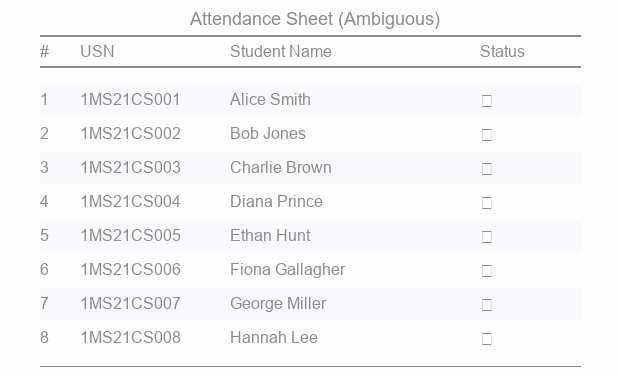
#> input picture data/photos/sheet_ambiguous.jpg, 620 x 376 px; its folder holds only this picture in this run
$ python -i read_photo_tool.py   (imports and definitions only)
#> lines starting #> are read from the running program, lines starting #| are printed output that depends on the picture; after the words box and inside, x2 and y2 are one past the last pixel; in counts of white or black regions, pixels touching at a corner belong together
"""Tool for extracting attendance records from a photo of an attendance sheet.

Pipeline:
  1. Load & clean the image with OpenCV (grayscale, denoise, deskew, adaptive threshold).
  2. Send the cleaned image to a vision LLM (Google Gemini) with a strict JSON prompt.
  3. Parse and validate the returned JSON rows (usn, name, status, confidence).
  4. If the LLM call fails or returns malformed JSON, fall back to EasyOCR text extraction.

Environment variables required (add to .env):
  GEMINI_API_KEY   - Google AI Studio API key for Gemini vision model.

Optional environment variables:
  PHOTO_LLM_MODEL  - Gemini model to use (default: gemini-2.0-flash).
  PHOTO_MIN_CONFIDENCE - Minimum confidence threshold to keep a row (default: 0.5).
  PHOTO_OCR_GPU    - Set to "1" to enable EasyOCR GPU acceleration (default: 0).
"""

from __future__ import annotations

import base64
import json
import logging
import math
import os
import re
import warnings
from dataclasses import dataclass, field
from enum import Enum
from pathlib import Path
from typing import Any, Dict, List, Optional, Tuple

import cv2
import numpy as np
from PIL import Image

logger = logging.getLogger(__name__)

# ---------------------------------------------------------------------------
# Constants
# ---------------------------------------------------------------------------

VALID_STATUSES = {"PRESENT", "ABSENT", "PENDING", "UNREVIEWED"}

STATUS_ALIASES: Dict[str, str] = {
    "present": "PRESENT",
    "p": "PRESENT",
    "1": "PRESENT",
    "yes": "PRESENT",
    "true": "PRESENT",
    "absent": "ABSENT",
    "a": "ABSENT",
    "0": "ABSENT",
    "no": "ABSENT",
    "false": "ABSENT",
    "pending": "PENDING",
    "unreviewed": "UNREVIEWED",
    "ambiguous": "UNREVIEWED",
    "?": "UNREVIEWED",
}

# Strict prompt telling the vision LLM exactly what to return.
VISION_PROMPT = """You are an OCR assistant processing an attendance sheet photograph.
Your task is to extract each student's attendance row.

Return a valid JSON array — nothing else, no markdown fences, no commentary.
Each element must have EXACTLY these keys:
  "usn"        : string — the student roll number / USN (e.g. "1MS21CS042")
  "name"       : string — the student's full name as written on the sheet
  "status"     : string — one of: "PRESENT", "ABSENT", "PENDING", "UNREVIEWED"
                  Use "PENDING" if the cell is blank/missing.
                  Use "UNREVIEWED" if the status mark is ambiguous or illegible.
  "confidence" : float between 0.0 and 1.0 — your confidence in this row's accuracy.
                  Set < 0.70 for any row where handwriting was difficult to read.

Rules:
- If a cell is empty, null, or illegible → use "PENDING" or "UNREVIEWED" accordingly.
- Do NOT default blank attendance to "ABSENT".
- Return ONLY the JSON array. Example:
[
  {"usn": "1MS21CS001", "name": "Alice Smith",   "status": "PRESENT",    "confidence": 0.97},
  {"usn": "1MS21CS002", "name": "Bob Jones",     "status": "ABSENT",     "confidence": 0.95},
  {"usn": "1MS21CS003", "name": "Charlie Brown", "status": "UNREVIEWED", "confidence": 0.48}
]"""

DEFAULT_MODEL = "gemini-2.0-flash"
DEFAULT_MIN_CONFIDENCE = 0.5


# ---------------------------------------------------------------------------
# Dataclasses
# ---------------------------------------------------------------------------

class ExtractionSource(str, Enum):
    LLM = "llm"
    OCR_FALLBACK = "ocr_fallback"


@dataclass
class PhotoRow:
    """One extracted row from an attendance sheet photo."""
    usn: str
    name: str
    status: str
    confidence: float
    source: ExtractionSource
    raw: Dict[str, Any] = field(default_factory=dict)

    # [8 lines left out: function to_dict, not called in this run]


@dataclass
class PhotoExtractionResult:
    """Full result from read_photo_tool."""
    image_path: str
    rows: List[PhotoRow]
    source: ExtractionSource
    warnings: List[str] = field(default_factory=list)
    raw_llm_response: Optional[str] = None
    error: Optional[str] = None

    @property
    def valid_rows(self) -> List[PhotoRow]:
        return [r for r in self.rows if r.status != "UNREVIEWED" or r.confidence >= DEFAULT_MIN_CONFIDENCE]

    # [9 lines left out: function to_dict, not called in this run]


# ---------------------------------------------------------------------------
# Image Preprocessing
# ---------------------------------------------------------------------------

def preprocess_image(image_path: str | Path) -> np.ndarray:
    """
    Load and clean an attendance sheet image for best OCR / vision LLM accuracy.

    Steps:
      1. Load with OpenCV preserving colour (for LLM) and make a grayscale copy.
      2. Denoise (fastNlMeansDenoising).
      3. Deskew by detecting the dominant rotation angle from Hough lines.
      4. Apply adaptive thresholding on the grayscale copy to sharpen text.
      5. Return (RGB colour image for the vision LLM, thresholded grayscale for
         the OCR fallback).
    """
    path = Path(image_path)
    if not path.exists():
        raise FileNotFoundError(f"Image not found: {image_path}")

    bgr = cv2.imread(str(path))
    if bgr is None:
        raise ValueError(f"OpenCV could not decode image: {image_path}")

    # --- Denoise ---
    gray = cv2.cvtColor(bgr, cv2.COLOR_BGR2GRAY)
    denoised = cv2.fastNlMeansDenoising(gray, h=10, templateWindowSize=7, searchWindowSize=21)

    # --- Deskew ---
    angle = _detect_skew_angle(denoised)
    if abs(angle) > 0.5:
        bgr = _rotate_image(bgr, angle)
        denoised = _rotate_image(denoised, angle)

    # --- Adaptive threshold (for OCR fallback preview) ---
    thresh = cv2.adaptiveThreshold(
        denoised, 255,
        cv2.ADAPTIVE_THRESH_GAUSSIAN_C,
        cv2.THRESH_BINARY, 21, 10,
    )

    # Return RGB colour (best for LLM; thresh stored separately for OCR fallback)
    rgb = cv2.cvtColor(bgr, cv2.COLOR_BGR2RGB)
    return rgb, thresh


def _detect_skew_angle(gray: np.ndarray) -> float:
    """Estimate document skew angle using Hough line detection."""
    try:
        edges = cv2.Canny(gray, 50, 150, apertureSize=3)
        lines = cv2.HoughLines(edges, 1, np.pi / 180, threshold=100)
        if lines is None or len(lines) < 5:
            return 0.0
        angles = []
        for line in lines[:50]:
            theta = line[0][1]
            angle = math.degrees(theta) - 90.0
            if abs(angle) < 45:
                angles.append(angle)
        return float(np.median(angles)) if angles else 0.0
    except Exception:
        return 0.0


# [140 lines left out: functions _rotate_image, _image_to_base64, _normalize_status, _validate_confidence, _parse_and_validate_json, _call_gemini, not called in this run]


# ---------------------------------------------------------------------------
# OCR Fallback Backend (EasyOCR)
# ---------------------------------------------------------------------------

_EASYOCR_READER = None  # lazy singleton to avoid heavy import at module load


def _get_easyocr_reader(gpu: bool = False):
    """Lazily initialise the EasyOCR reader (expensive one-time cost)."""
    global _EASYOCR_READER
    if _EASYOCR_READER is None:
        try:
            import easyocr  # lazy import; optional dep
        except ImportError as exc:
            raise RuntimeError(
                "easyocr package not installed. "
                "Run: pip install easyocr"
            ) from exc
        _EASYOCR_READER = easyocr.Reader(["en"], gpu=gpu, verbose=False)
    return _EASYOCR_READER


# Known USN pattern: digits, letters, digits (e.g. 1MS21CS042, 4SF22IS010)
_USN_PATTERN = re.compile(r"\b\d[A-Z]{2}\d{2}[A-Z]{2}\d{3}\b", re.IGNORECASE)
# Tick / cross / presence marks
_TICK_PATTERN = re.compile(r"[✓✔√☑Pp1]", re.UNICODE)
_CROSS_PATTERN = re.compile(r"[✗✘Xx0]", re.UNICODE)


def _ocr_fallback(thresh: np.ndarray, min_confidence: float, warn: List[str]) -> List[PhotoRow]:
    """
    Run EasyOCR on the thresholded image and heuristically reconstruct rows.

    Strategy:
    - Detect all text bounding boxes sorted by (y, x).
    - Cluster adjacent detections as rows using a vertical tolerance.
    - Per row: first USN-shaped token → USN, other long tokens → name,
      tick/cross marks → status.
    - Rows without a USN are skipped with a warning.
    """
    gpu = os.getenv("PHOTO_OCR_GPU", "0") == "1"
    reader = _get_easyocr_reader(gpu=gpu)

    # EasyOCR returns list of ([bbox_coords], text, prob)
    results = reader.readtext(thresh, detail=1, paragraph=False)
    if not results:
        warn.append("OCR fallback: EasyOCR returned no text detections.")
        return []

    # Sort detections top-to-bottom then left-to-right
    def _top_left_y(det):
        bbox = det[0]
        return (min(p[1] for p in bbox), min(p[0] for p in bbox))

    detections = sorted(results, key=_top_left_y)

    # Cluster into rows by y-coordinate tolerance
    row_clusters: List[List] = []
    current_cluster: List = []
    last_y: Optional[float] = None
    y_tolerance = 20  # pixels

    for det in detections:
        bbox, text, prob = det
        mid_y = sum(p[1] for p in bbox) / len(bbox)
        if last_y is None or abs(mid_y - last_y) <= y_tolerance:
            current_cluster.append((bbox, text.strip(), float(prob)))
            if last_y is None:
                last_y = mid_y
            else:
                last_y = (last_y + mid_y) / 2
        else:
            if current_cluster:
                row_clusters.append(current_cluster)
            current_cluster = [(bbox, text.strip(), float(prob))]
            last_y = mid_y

    if current_cluster:
        row_clusters.append(current_cluster)

    rows: List[PhotoRow] = []
    for cluster in row_clusters:
        texts = [(t, p) for _, t, p in cluster]
        all_text = " ".join(t for t, _ in texts)
        avg_prob = sum(p for _, p in texts) / max(len(texts), 1)

        # Find USN
        usn_match = _USN_PATTERN.search(all_text)
        if not usn_match:
            continue  # no USN → skip this cluster
        usn = usn_match.group(0).upper()

        # Build name from tokens that are not USN, not status marks
        non_usn = all_text.replace(usn_match.group(0), "").strip()
        # Remove tick/cross characters before name extraction
        name_tokens = [
            tok for tok in non_usn.split()
            if not _TICK_PATTERN.fullmatch(tok) and not _CROSS_PATTERN.fullmatch(tok)
            and len(tok) > 1 and not _USN_PATTERN.match(tok)
        ]
        name = " ".join(name_tokens).title().strip() or ""

        # Determine status from tokens not part of USN or student name
        status_candidate_text = non_usn
        for tok in name_tokens:
            status_candidate_text = re.sub(rf"\b{re.escape(tok)}\b", "", status_candidate_text, flags=re.IGNORECASE)
        status_candidate_text = status_candidate_text.strip()

        if _TICK_PATTERN.search(status_candidate_text):
            status = "PRESENT"
        elif _CROSS_PATTERN.search(status_candidate_text):
            status = "ABSENT"
        elif avg_prob < 0.5:
            status = "UNREVIEWED"
        else:
            status = "PENDING"

        confidence = _validate_confidence(avg_prob)
        if confidence < min_confidence and status != "PENDING":
            warn.append(
                f"OCR fallback: USN={usn} confidence {confidence:.2f} < threshold {min_confidence:.2f}; "
                "status overridden to UNREVIEWED."
            )
            status = "UNREVIEWED"

        rows.append(PhotoRow(
            usn=usn,
            name=name,
            status=status,
            confidence=confidence,
            source=ExtractionSource.OCR_FALLBACK,
        ))

    return rows


# ---------------------------------------------------------------------------
# Public API
# ---------------------------------------------------------------------------

def read_photo_tool(
    image_path: str | Path,
    api_key: Optional[str] = None,
    model: Optional[str] = None,
    min_confidence: Optional[float] = None,
    force_ocr: bool = False,
) -> PhotoExtractionResult:
    """
    Extract attendance rows from a photo of a handwritten / printed attendance sheet.

    Args:
        image_path:     Path to the input image (JPEG, PNG, BMP, etc.).
        api_key:        Google Gemini API key. Falls back to GEMINI_API_KEY env var.
        model:          Gemini model name. Falls back to PHOTO_LLM_MODEL env var or
                        'gemini-2.0-flash'.
        min_confidence: Rows below this threshold are forced to UNREVIEWED.
                        Falls back to PHOTO_MIN_CONFIDENCE env var or 0.5.
        force_ocr:      Skip LLM entirely and go straight to EasyOCR (useful for tests
                        or when no API key is available).

    Returns:
        PhotoExtractionResult with a list of PhotoRow objects.

    Raises:
        FileNotFoundError: if image_path does not exist.
        ValueError:        if the image cannot be decoded.
    """
    image_path = str(image_path)
    resolved_key = api_key or os.getenv("GEMINI_API_KEY", "")
    resolved_model = model or os.getenv("PHOTO_LLM_MODEL", DEFAULT_MODEL)
    # AUDIT FIX (L-8): use an explicit None check — 0.0 is a valid threshold and
    # must not be silently replaced by the environment/default value because it
    # is falsy.
    if min_confidence is None:
        min_confidence = float(os.getenv("PHOTO_MIN_CONFIDENCE", str(DEFAULT_MIN_CONFIDENCE)))
    resolved_min_conf = float(min_confidence)
    warn: List[str] = []

    # Step 1: Preprocess
    try:
        rgb, thresh = preprocess_image(image_path)
#> in preprocess_image, bgr is the input picture: shape (376, 620, 3); mean B, G, R 248.8, 247.5, 247.7
#> in _detect_skew_angle, `edges = cv2.Canny(gray, 50, 150, apertureSize=3)`:
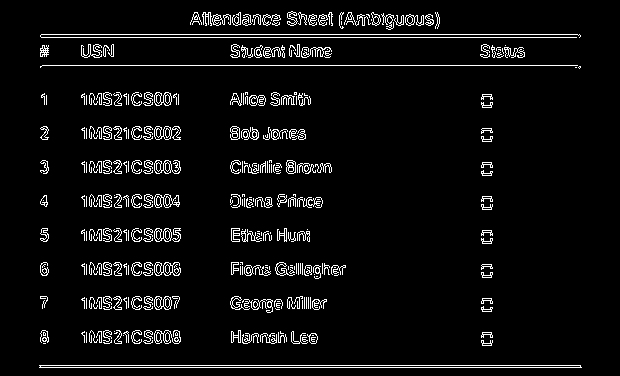
#> edges: shape (376, 620); 5.6% white in thin lines or dots, all inside (x1, y1, x2, y2) = (39, 11, 582, 368)
#> in _detect_skew_angle, `lines = cv2.HoughLines(edges, 1, np.pi / 180, threshold=100)`: lines = 21 rows, first 8: [367, 1.57], [365, 1.57], [34, 1.57], [37, 1.57], [65, 1.57], [41, 1.55], [31, 1.59], [369, 1.55]
#> the loop in _detect_skew_angle, `for line in lines[:50]:` made 21 passes
#> (line, theta, angle) on passes 1 to 12: ([[367, 1.57]], 1.57, 2.5e-06), ([[365, 1.57]], 1.57, 2.5e-06), ([[34, 1.57]], 1.57, 2.5e-06), ([[37, 1.57]], 1.57, 2.5e-06), ([[65, 1.57]], 1.57, 2.5e-06), ([[41, 1.55]], 1.55, -1), ([[31, 1.59]], 1.59, 1), ([[369, 1.55]], 1.55, -1), ([[371, 1.55]], 1.55, -1), ([[373, 1.55]], 1.55, -1), ([[28, 1.59]], 1.59, 1), ([[358, 1.59]], 1.59, 1)
#> after the loop in _detect_skew_angle, `for line in lines[:50]:`: angles = [2.5e-06, 2.5e-06, 2.5e-06, 2.5e-06, 2.5e-06, -1, 1, -1, -1, -1, 1, 1, 1, 1, -1, 2.5e-06, 2.5e-06, 2.5e-06, 2, 2]
#> in preprocess_image, `angle = _detect_skew_angle(denoised)`: angle = 2.5e-06
#> in preprocess_image, `thresh = cv2.adaptiveThreshold( denoised, 255, cv2.ADAPTIVE_THRESH_GAU..`:
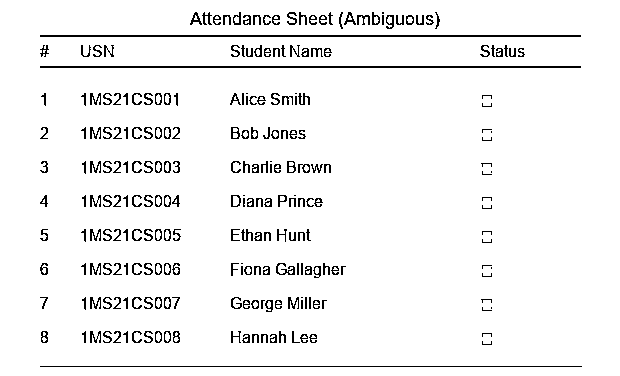
#> thresh: shape (376, 620); 94.9% white; black in thin lines or dots, all inside (x1, y1, x2, y2) = (40, 12, 582, 367)
    except (FileNotFoundError, ValueError):
        raise
    except Exception as exc:  # pragma: no cover
        raise RuntimeError(f"Image preprocessing failed: {exc}") from exc

    raw_response: Optional[str] = None
    source = ExtractionSource.LLM

    # Step 2: Try LLM
    if not force_ocr and resolved_key:
        try:
            raw_response = _call_gemini(rgb, resolved_key, resolved_model)
            rows = _parse_and_validate_json(raw_response, resolved_min_conf, source, warn)
            return PhotoExtractionResult(
                image_path=image_path,
                rows=rows,
                source=source,
                warnings=warn,
                raw_llm_response=raw_response,
            )
        except json.JSONDecodeError as exc:
            warn.append(f"LLM JSON parse error: {exc}. Falling back to EasyOCR.")
            logger.warning("LLM returned malformed JSON — falling back to EasyOCR: %s", exc)
        except ValueError as exc:
            warn.append(f"LLM response validation error: {exc}. Falling back to EasyOCR.")
            logger.warning("LLM response invalid — falling back to EasyOCR: %s", exc)
        except Exception as exc:  # network, quota, etc.
            warn.append(f"LLM call failed ({type(exc).__name__}: {exc}). Falling back to EasyOCR.")
            logger.warning("LLM call failed — falling back to EasyOCR: %s", exc)
    elif not force_ocr and not resolved_key:
        warn.append("GEMINI_API_KEY not set. Falling back to EasyOCR.")

    # Step 3: OCR fallback
    source = ExtractionSource.OCR_FALLBACK
    try:
        rows = _ocr_fallback(thresh, resolved_min_conf, warn)
    except Exception as exc:
        return PhotoExtractionResult(
            image_path=image_path,
            rows=[],
            source=source,
            warnings=warn,
            raw_llm_response=raw_response,
            error=f"OCR fallback also failed: {type(exc).__name__}: {exc}",
        )

    return PhotoExtractionResult(
        image_path=image_path,
        rows=rows,
        source=source,
        warnings=warn,
        raw_llm_response=raw_response,
    )

#> (the run stopped early here; a loop or call above may not have finished)

$ run again, on data/photos/sheet_clean.jpg
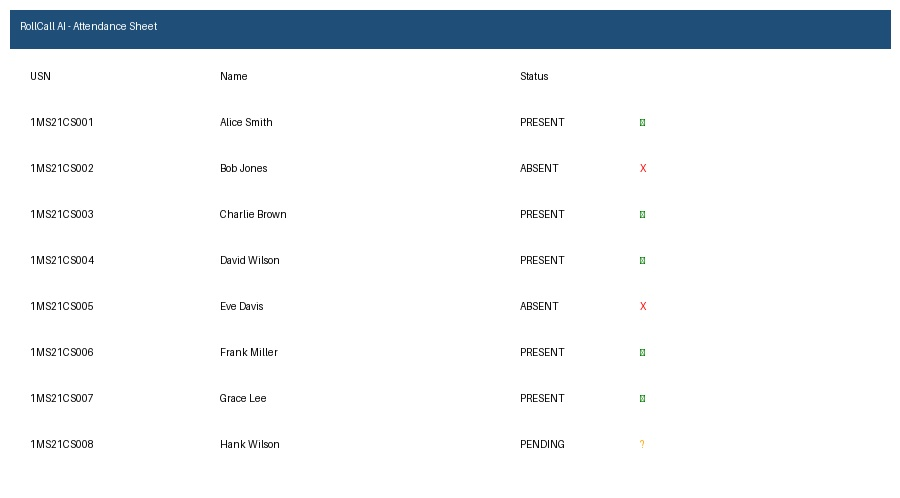
#> input picture data/photos/sheet_clean.jpg, 900 x 498 px
#> in preprocess_image, bgr is the input picture: shape (498, 900, 3); mean B, G, R 242.7, 239.6, 236
#> in _detect_skew_angle, `edges = cv2.Canny(gray, 50, 150, apertureSize=3)`:
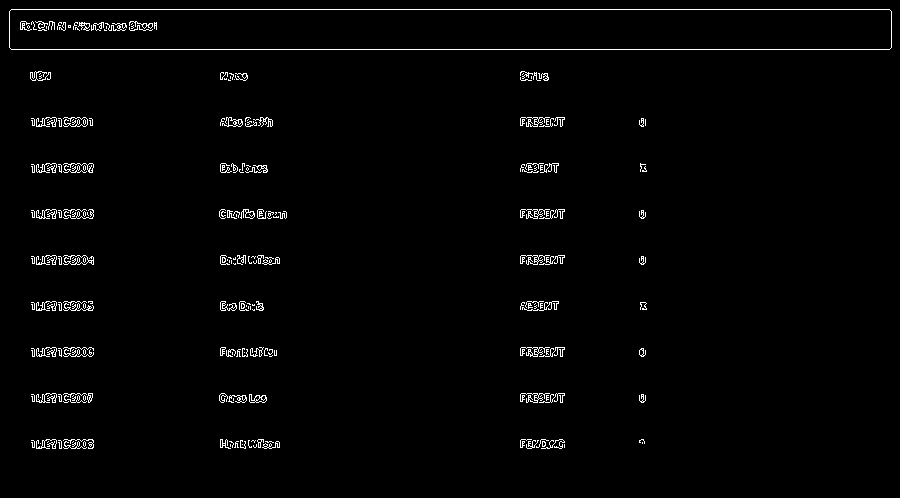
#> edges: shape (498, 900); 1.8% white in thin lines or dots, all inside (x1, y1, x2, y2) = (9, 9, 892, 449)
#> lines = [[9, 1.57], [49, 1.57]]
#> angle = 0
#> in preprocess_image, `thresh = cv2.adaptiveThreshold( denoised, 255, cv2.ADAPTIVE_THRESH_GAU..`:
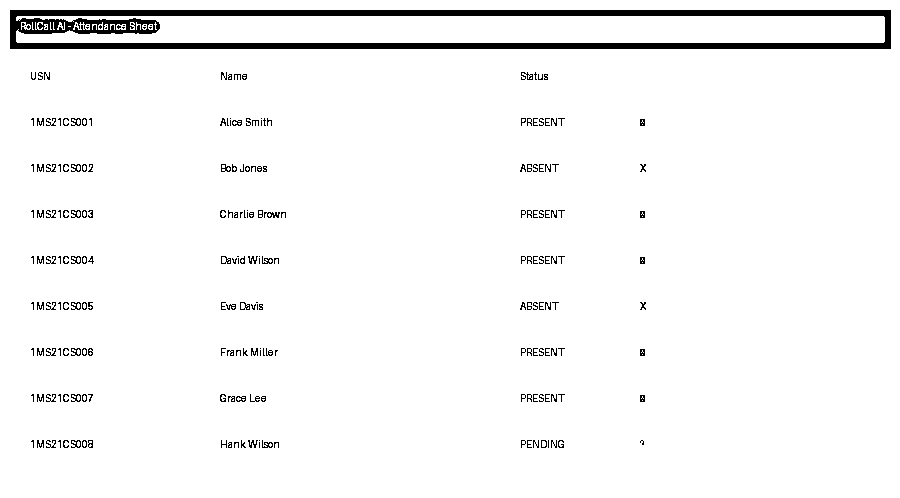
#> thresh: shape (498, 900); 96.2% white; 227 black regions (114 under 20 px), largest, box (x1, y1, x2, y2) and area: (10, 10, 891, 49) 12361, (264, 212, 280, 218) 58, (521, 72, 533, 80) 50

$ run again, on data/photos/sheet_noisy.jpg
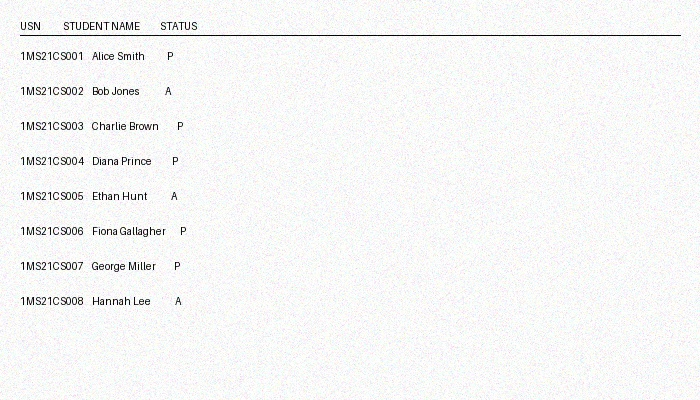
#> input picture data/photos/sheet_noisy.jpg, 700 x 400 px
#> in preprocess_image, bgr is the input picture: shape (400, 700, 3); mean B, G, R 245.2, 245.5, 245.3
#> in _detect_skew_angle, `edges = cv2.Canny(gray, 50, 150, apertureSize=3)`:
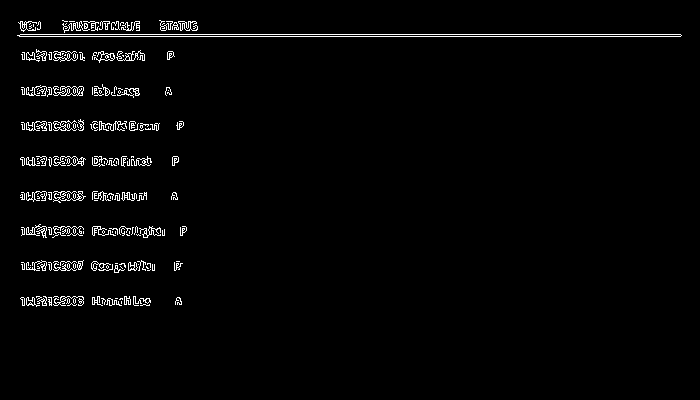
#> edges: shape (400, 700); 2.2% white in thin lines or dots, all inside (x1, y1, x2, y2) = (17, 20, 682, 307)
#> lines = [[36, 1.57], [34, 1.57], [25, 1.59], [27, 1.59], [21, 1.61], [37, 1.55], [40, 1.55], [43, 1.55], [45, 1.55], [33, 1.59], [57, 1.54], [60, 1.52]]
#> the loop in _detect_skew_angle, `for line in lines[:50]:` made 12 passes
#> (line, theta, angle) on passes 1 to 8: ([[36, 1.57]], 1.57, 2.5e-06), ([[34, 1.57]], 1.57, 2.5e-06), ([[25, 1.59]], 1.59, 1), ([[27, 1.59]], 1.59, 1), ([[21, 1.61]], 1.61, 2), ([[37, 1.55]], 1.55, -1), ([[40, 1.55]], 1.55, -1), ([[43, 1.55]], 1.55, -1)
#> after the loop in _detect_skew_angle, `for line in lines[:50]:`: angles = [2.5e-06, 2.5e-06, 1, 1, 2, -1, -1, -1, -1, 1, -2, -3]
#> in preprocess_image, `angle = _detect_skew_angle(denoised)`: angle = -0.5
#> in preprocess_image, `thresh = cv2.adaptiveThreshold( denoised, 255, cv2.ADAPTIVE_THRESH_GAU..`:
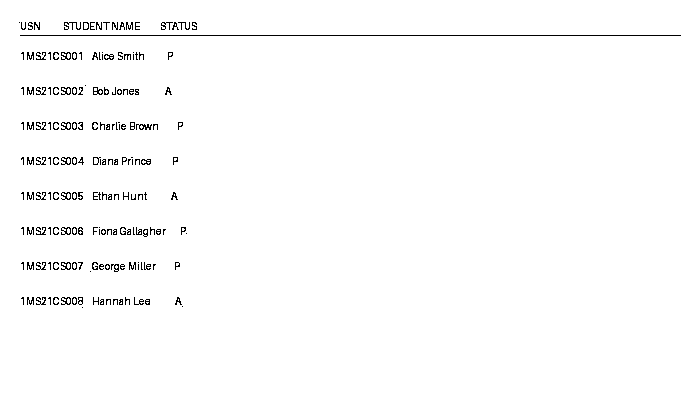
#> thresh: shape (400, 700); 98.5% white; black in thin lines or dots, all inside (x1, y1, x2, y2) = (19, 22, 681, 308)
